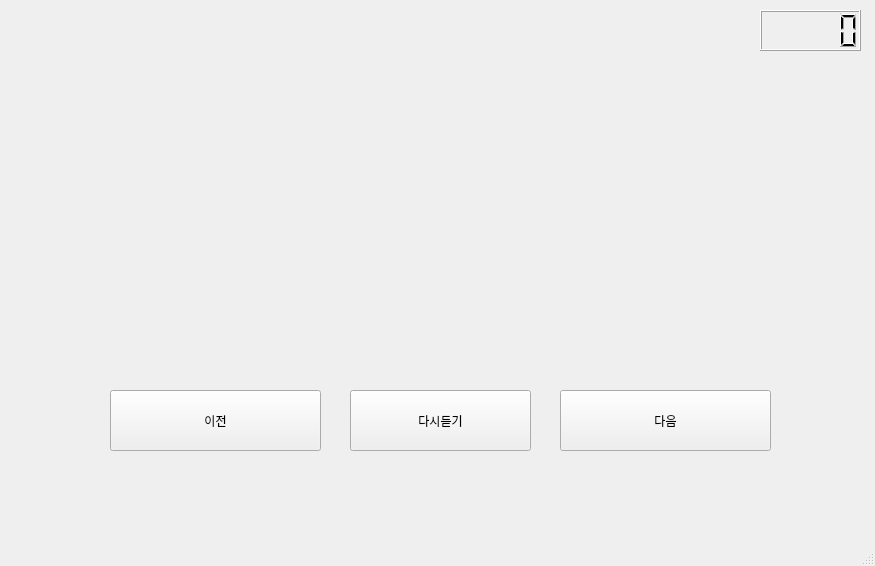
<?xml version="1.0" encoding="UTF-8"?>
<ui version="4.0">
 <class>MainWindow</class>
 <widget class="QMainWindow" name="MainWindow">
  <property name="geometry">
   <rect>
    <x>0</x>
    <y>0</y>
    <width>875</width>
    <height>566</height>
   </rect>
  </property>
  <property name="windowTitle">
   <string>MainWindow</string>
  </property>
  <widget class="QWidget" name="centralwidget">
   <widget class="QLCDNumber" name="lcdNumber">
    <property name="geometry">
     <rect>
      <x>760</x>
      <y>10</y>
      <width>101</width>
      <height>41</height>
     </rect>
    </property>
   </widget>
   <widget class="QLabel" name="label">
    <property name="geometry">
     <rect>
      <x>290</x>
      <y>150</y>
      <width>391</width>
      <height>51</height>
     </rect>
    </property>
    <property name="font">
     <font>
      <family>Arial</family>
      <pointsize>22</pointsize>
      <weight>75</weight>
      <bold>true</bold>
     </font>
    </property>
    <property name="text">
     <string/>
    </property>
   </widget>
   <widget class="QLabel" name="label_2">
    <property name="geometry">
     <rect>
      <x>290</x>
      <y>220</y>
      <width>441</width>
      <height>51</height>
     </rect>
    </property>
    <property name="font">
     <font>
      <family>Arial</family>
      <pointsize>22</pointsize>
      <weight>75</weight>
      <bold>true</bold>
     </font>
    </property>
    <property name="text">
     <string/>
    </property>
   </widget>
   <widget class="QPushButton" name="pushButton">
    <property name="geometry">
     <rect>
      <x>110</x>
      <y>390</y>
      <width>211</width>
      <height>61</height>
     </rect>
    </property>
    <property name="text">
     <string>이전</string>
    </property>
   </widget>
   <widget class="QPushButton" name="pushButton_2">
    <property name="geometry">
     <rect>
      <x>560</x>
      <y>390</y>
      <width>211</width>
      <height>61</height>
     </rect>
    </property>
    <property name="text">
     <string>다음</string>
    </property>
   </widget>
   <widget class="QPushButton" name="pushButton_3">
    <property name="geometry">
     <rect>
      <x>350</x>
      <y>390</y>
      <width>181</width>
      <height>61</height>
     </rect>
    </property>
    <property name="text">
     <string>다시듣기</string>
    </property>
   </widget>
  </widget>
  <widget class="QMenuBar" name="menubar">
   <property name="geometry">
    <rect>
     <x>0</x>
     <y>0</y>
     <width>875</width>
     <height>21</height>
    </rect>
   </property>
  </widget>
  <widget class="QStatusBar" name="statusbar"/>
 </widget>
 <resources/>
 <connections/>
</ui>
